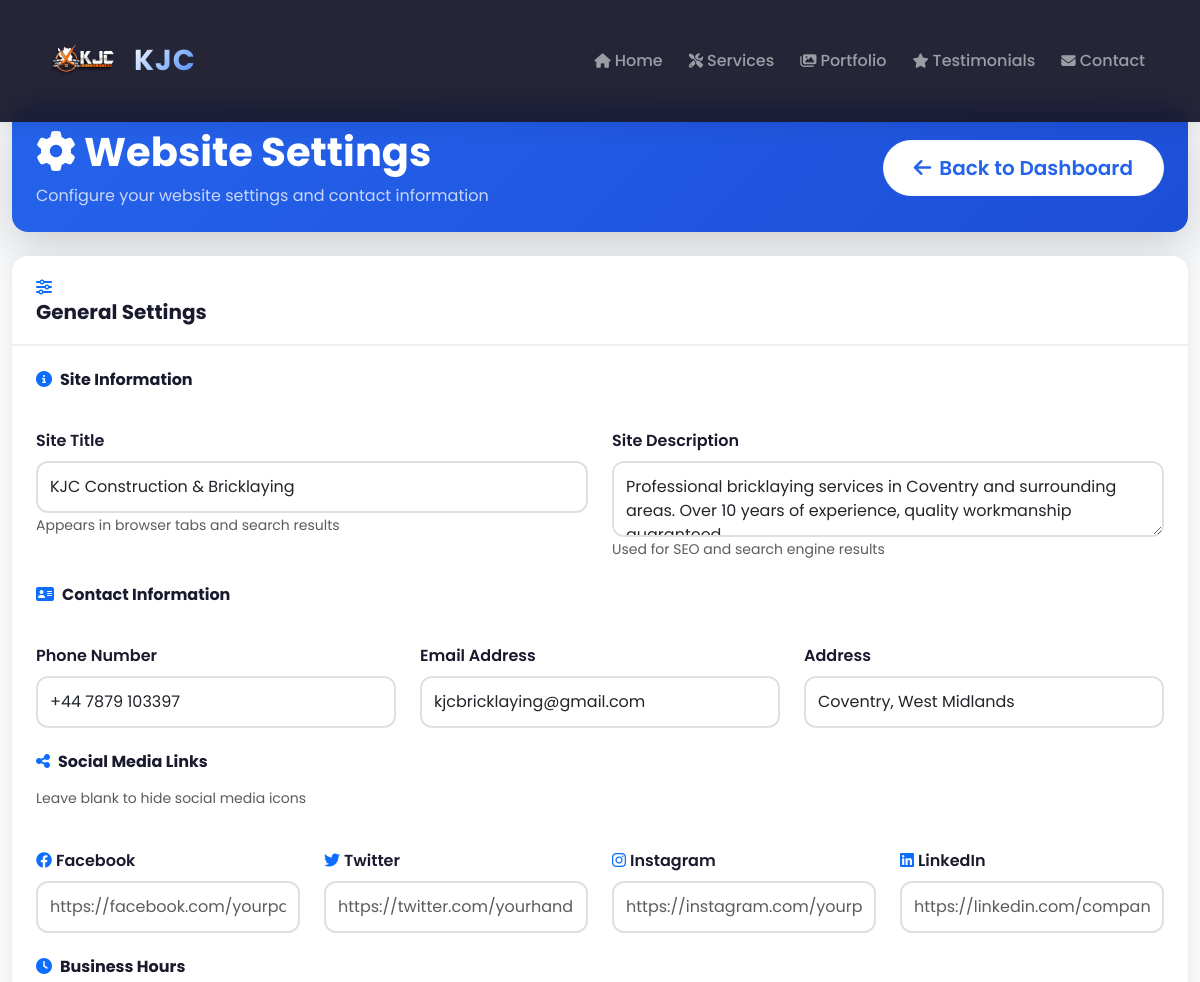
Before: /admin/settings (signed in, upper part) with the older database file.
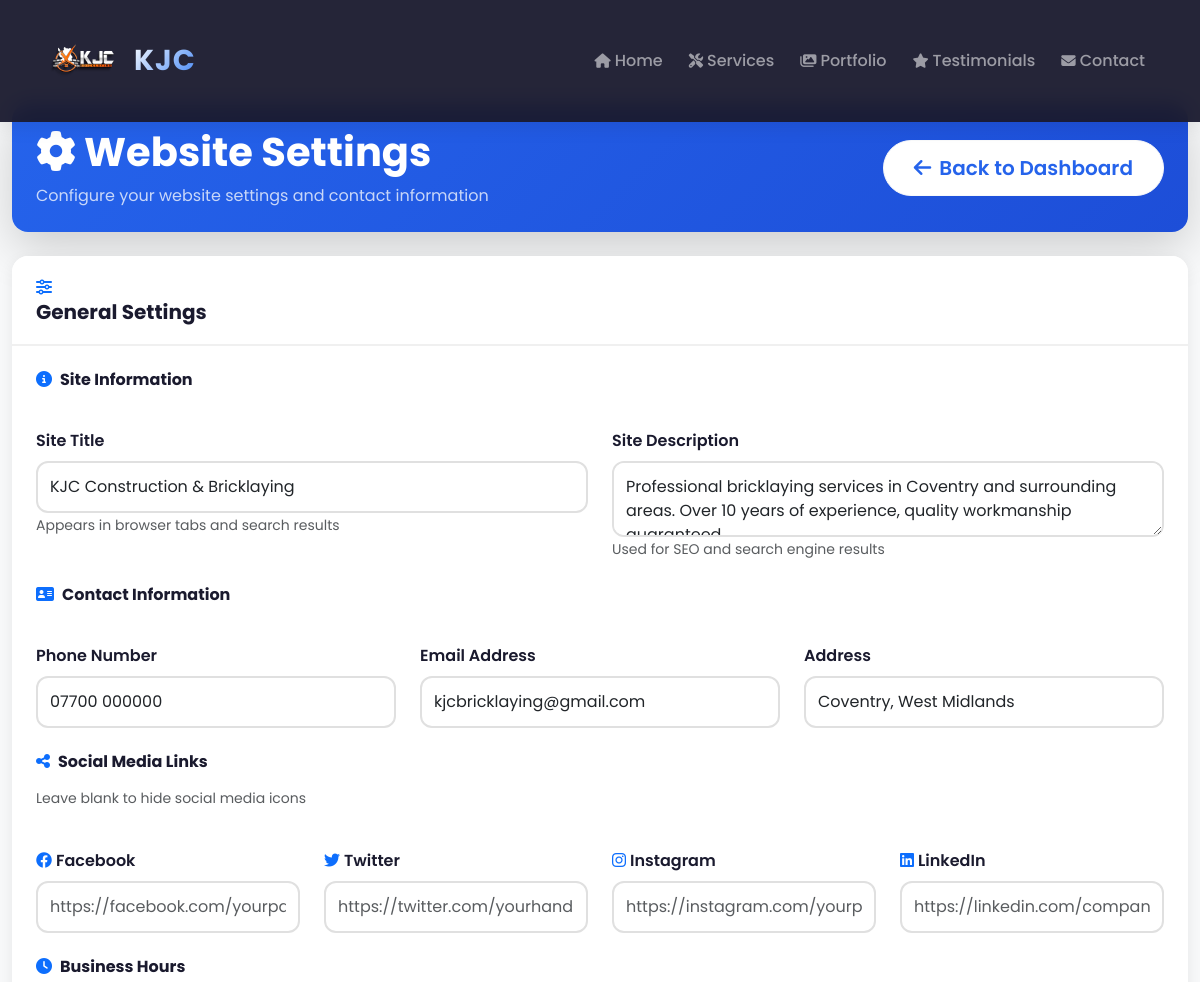
After: the same page with the newer database file.
### database.py (models this page shows, shortened)
class SiteSettings(db.Model):
    id = db.Column(db.Integer, primary_key=True)
    key = db.Column(db.String(100), unique=True, nullable=False)
    value = db.Column(db.Text)
    description = db.Column(db.String(200))
    updated_at = db.Column(db.DateTime, default=datetime.utcnow, onupdate=datetime.utcnow)
    @staticmethod
    def get(key, default=None):
        setting = SiteSettings.query.filter_by(key=key).first()
        return setting.value if setting else default

### app.py (the view, shortened to what this page needs)
@app.route('/admin/settings', methods=['GET', 'POST'])
@login_required
def admin_settings():
    return render_template('admin/settings.html', now=datetime.now())

### app.py (called while the page is built)
@login_manager.user_loader
def load_user(user_id):
    return User.query.get(int(user_id))

@app.context_processor
def inject_now():
    return {
        'now': datetime.now(),
        'site_title': SiteSettings.get('site_title', 'KJC'),
        'site_phone': SiteSettings.get('phone', '+44 7879 103397'),
        'site_email': SiteSettings.get('email', 'kjcbricklaying@gmail.com'),
        'site_address': SiteSettings.get('address', 'Coventry, West Midlands'),
        'whatsapp_number': SiteSettings.get('whatsapp', '+44 7879 103397'),
        'facebook_url': SiteSettings.get('facebook', '#'),
        'twitter_url': SiteSettings.get('twitter', '#'),
        'instagram_url': SiteSettings.get('instagram', '#'),
        'linkedin_url': SiteSettings.get('linkedin', '#')
    }

### templates/admin/settings.html (shortened to what the changed rows need)
{% extends "base.html" %} {% block content %}
<div class="container-fluid py-4">
  <div class="row mb-4">
    <div class="col-12">
      <div
        class="page-header-modern bg-gradient-primary text-white p-4 rounded-4 shadow-lg"
      >
        <div
          class="d-flex justify-content-between align-items-center flex-wrap gap-3"
        >
          <div>
            <h1 class="display-6 fw-bold mb-2">
              <i class="fas fa-cog me-2"></i>Website Settings
            </h1>
          </div>
        </div>
      </div>
    </div>
  </div>
  <div class="row">
    <div class="col-12">
      <div class="admin-card">
        <div class="admin-card-body p-4">
          <form method="POST" id="settingsForm">
            <div class="row g-4">
              <div class="col-md-4">
                <label for="phone" class="form-label fw-semibold"
                  >Phone Number</label
                >
                <input
                  type="tel"
                  class="form-control"
                  id="phone"
                  name="phone"
                  value="{{ site_phone or '07700 000000' }}"
                />
              </div>
              <div class="col-md-4">
                <label for="email" class="form-label fw-semibold"
                  >Email Address</label
                >
                <input
                  type="email"
                  class="form-control"
                  id="email"
                  name="email"
                  value="{{ site_email or 'info@kjcbricklaying.com' }}"
                />
              </div>
            </div>
          </form>
        </div>
      </div>
    </div>
  </div>
</div>
{% endblock %}

Changed rows visible on the page:
added SiteSettings: phone "07700 000000"
added SiteSettings: email "kjcbricklaying@gmail.com"
Other visible differences:
form field phone: "+44 7879 103397" → (not shown)
form field email: "kjcbricklaying@gmail.com" → (not shown)
